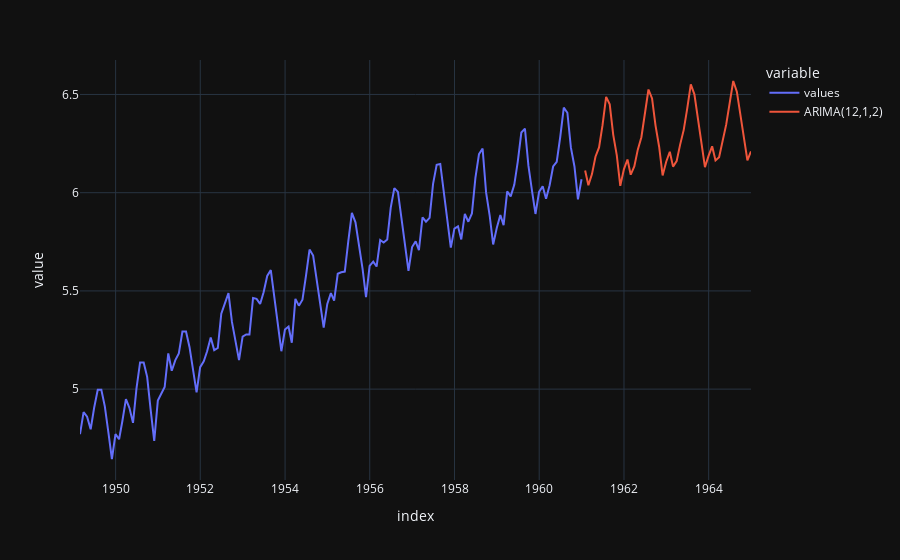

This figure's notebook cell:
### Code cell
df_forecast.plot(color='variable')

### Figure 1 — Plotly figure (JSON) as saved in the notebook; plotly's stock layout.template omitted (floating-point values rounded to 4 significant figures; data arrays with more than 128 entries replaced by an {"elided": "..."} marker saying what was removed)
{"data": [{"hovertemplate": "variable=values<br>index=%{x}<br>value=%{y}<extra></extra>", "legendgroup": "values", "line": {"color": "#636efa", "dash": "solid"}, "marker": {"symbol": "circle"}, "mode": "lines", "name": "values", "orientation": "v", "showlegend": true, "type": "scatter", "x": {"elided": "191 str values"}, "xaxis": "x", "y": {"elided": "191 float values"}, "yaxis": "y"}, {"hovertemplate": "variable=ARIMA(12,1,2)<br>index=%{x}<br>value=%{y}<extra></extra>", "legendgroup": "ARIMA(12,1,2)", "line": {"color": "#EF553B", "dash": "solid"}, "marker": {"symbol": "circle"}, "mode": "lines", "name": "ARIMA(12,1,2)", "orientation": "v", "showlegend": true, "type": "scatter", "x": {"elided": "191 str values"}, "xaxis": "x", "y": {"elided": "191 float values"}, "yaxis": "y"}], "layout": {"legend": {"title": {"text": "variable"}, "tracegroupgap": 0}, "margin": {"t": 60}, "xaxis": {"anchor": "y", "domain": [0, 1], "title": {"text": "index"}}, "yaxis": {"anchor": "x", "domain": [0, 1], "title": {"text": "value"}}}}
